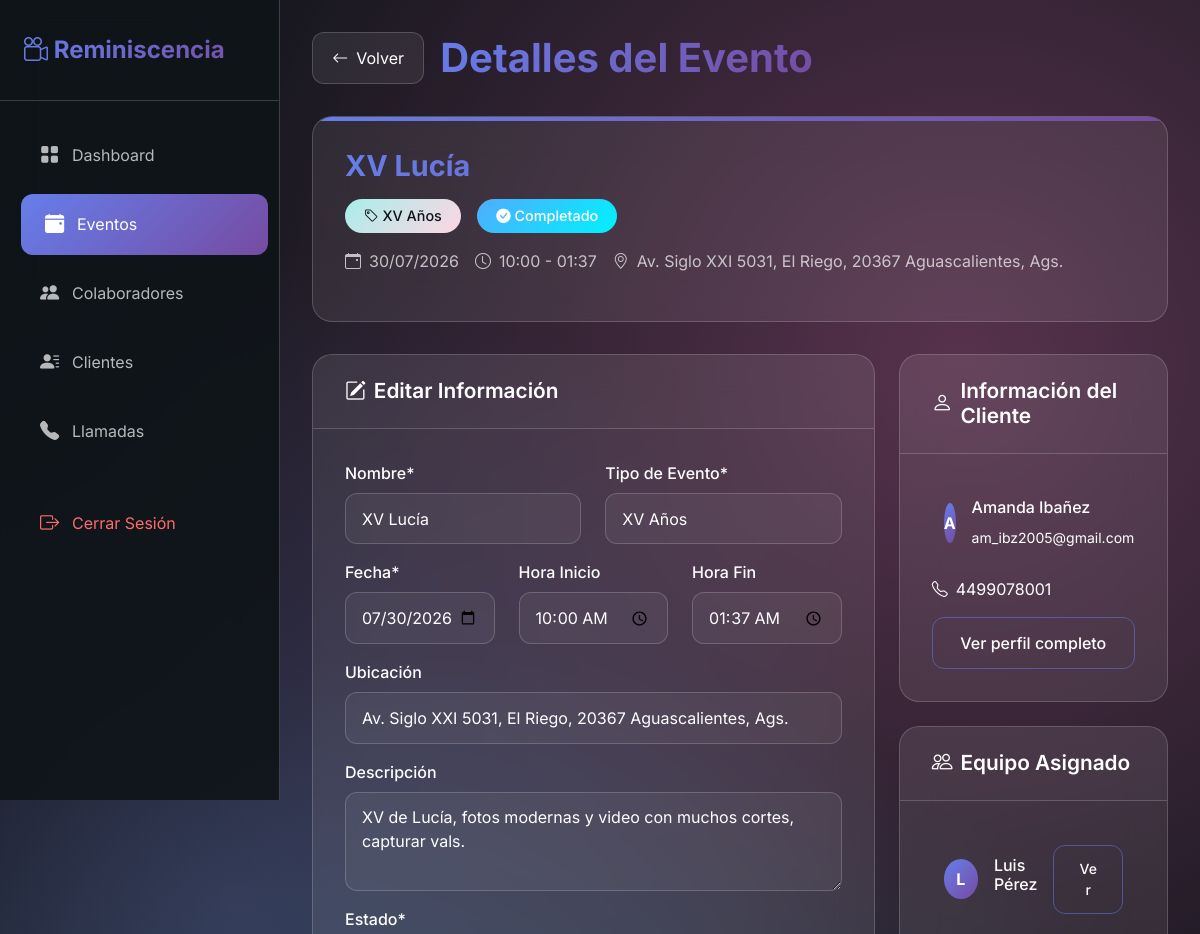
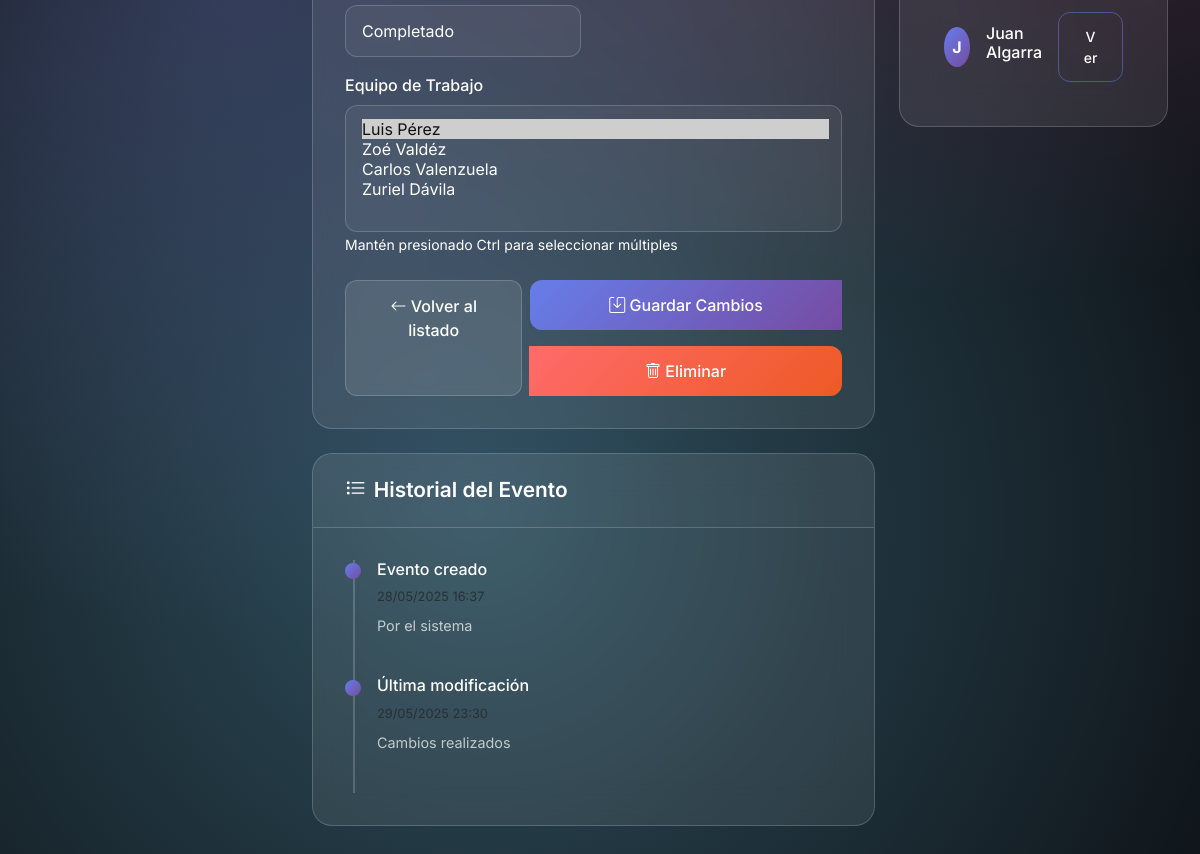
Screenshot of /admin/detalles_evento.php?id=2 (signed in) with the database file from the repository (2 pictures, top to bottom).
### tables this page shows
CREATE TABLE `eventos` (
  `id` int(11) NOT NULL,
  `titulo` varchar(255) NOT NULL,
  `cliente_id` int(11) NOT NULL,
  `colaborador_id` int(11) DEFAULT NULL,
  `nombre` varchar(100) NOT NULL,
  `tipo` varchar(50) NOT NULL,
  `fecha_evento` date NOT NULL,
  `hora_inicio` time NOT NULL,
  `hora_fin` time DEFAULT NULL,
  `lugar` varchar(100) NOT NULL,
  `descripcion` text DEFAULT NULL,
  `personas_estimadas` int(11) DEFAULT NULL,
  `estado` enum('pendiente','confirmado','cancelado','completado') DEFAULT 'pendiente',
  `fecha_creacion` datetime DEFAULT current_timestamp(),
  `fecha_modificacion` timestamp NULL DEFAULT NULL
);

CREATE TABLE `usuarios` (
  `id` int(11) NOT NULL,
  `nombre` varchar(100) NOT NULL,
  `email` varchar(100) NOT NULL,
  `telefono` varchar(20) DEFAULT NULL,
  `password` varchar(255) NOT NULL,
  `rol` enum('admin','colaborador','cliente') NOT NULL,
  `tipo_colaborador` enum('fotografo','videografo','auxiliar','') DEFAULT NULL,
  `rango_colaborador` enum('I','II','III','') DEFAULT NULL,
  `fecha_registro` datetime DEFAULT current_timestamp(),
  `activo` tinyint(1) DEFAULT 1,
  `foto_id` varchar(255) DEFAULT NULL
);

### includes/auth.php (called while the page is built, shortened)
<?php
function isAdmin() {
    return isset($_SESSION['user_role']) && $_SESSION['user_role'] === 'admin';
}
?>

### admin/detalles_evento.php (the view, shortened to what this page needs)
<?php
require_once(__DIR__ . '/../includes/config.php');
require_once(__DIR__ . '/../includes/auth.php');
$evento_id = intval($_GET['id']);
$default_values = [
    'nombre' => 'Sin nombre',
    'descripcion' => '',
    'fecha_evento' => date('Y-m-d'),
    'hora_inicio' => '08:00',
    'hora_fin' => '18:00',
    'tipo' => 'otros',
    'estado' => 'pendiente',
    'lugar' => 'Ubicación no especificada',
    'fecha_creacion' => date('Y-m-d H:i:s'),
    'fecha_modificacion' => null,
    'cliente_nombre' => 'Cliente no especificado',
    'cliente_email' => '',
    'cliente_telefono' => ''
];
$estados_evento = [
    'pendiente' => 'Pendiente',
    'confirmado' => 'Confirmado',
    'en_progreso' => 'En progreso',
    'completado' => 'Completado',
    'cancelado' => 'Cancelado'
];
$tipos_evento = [
    'bodas' => 'Boda',
    'xv' => 'XV Años',
    'graduaciones' => 'Graduación',
    'corporativos' => 'Evento Corporativo',
    'otro' => 'Otro'
];
try {
    $stmt = $conn->prepare("SELECT e.*,
                           c.nombre as cliente_nombre,
                           c.email as cliente_email,
                           c.telefono as cliente_telefono
                           FROM eventos e
                           LEFT JOIN usuarios c ON e.cliente_id = c.id
                           WHERE e.id = ?");
    $stmt->execute([$evento_id]);
    $evento = $stmt->fetch(PDO::FETCH_ASSOC);
    $evento = array_merge($default_values, $evento);
    $stmt_colab = $conn->prepare("SELECT u.id, u.nombre
                                 FROM evento_colaboradores ec
                                 JOIN usuarios u ON ec.colaborador_id = u.id
                                 WHERE ec.evento_id = ?");
    $stmt_colab->execute([$evento_id]);
    $colaboradores_asignados = $stmt_colab->fetchAll(PDO::FETCH_ASSOC);
    $stmt_colaboradores = $conn->prepare("SELECT id, nombre FROM usuarios WHERE rol = 'colaborador' AND activo = 1");
    $stmt_colaboradores->execute();
    $colaboradores = $stmt_colaboradores->fetchAll(PDO::FETCH_ASSOC);
} catch (PDOException $e) {
    die("Error al obtener datos del evento: " . $e->getMessage());
}
?>
<!DOCTYPE html>
<html lang="es">
<head>
  <link href="https://cdn.jsdelivr.net/npm/bootstrap@5.3.0/dist/css/bootstrap.min.css" rel="stylesheet">
  <link rel="stylesheet" href="https://cdn.jsdelivr.net/npm/bootstrap-icons@1.11.1/font/bootstrap-icons.css">
</head>
<body>
  <nav class="sidebar" id="sidebar">
    <div class="sidebar-header">
      <div class="logo">
        <i class="bi bi-camera-reels"></i>
        Reminiscencia
      </div>
    </div>
    <div class="nav-menu">
      <div class="nav-item">
        <a href="dashboard.php" class="nav-link">
          <i class="bi bi-grid-fill"></i>
          <span>Dashboard</span>
        </a>
      </div>
      <div class="nav-item">
        <a href="gestion_eventos.php" class="nav-link active">
          <i class="bi bi-calendar-event-fill"></i>
          <span>Eventos</span>
        </a>
      </div>
      <div class="nav-item">
        <a href="gestion_colaboradores.php" class="nav-link">
          <i class="bi bi-people-fill"></i>
          <span>Colaboradores</span>
        </a>
      </div>
      <div class="nav-item">
        <a href="gestion_clientes.php" class="nav-link">
          <i class="bi bi-person-lines-fill"></i>
          <span>Clientes</span>
        </a>
      </div>
      <div class="nav-item">
        <a href="llamadas.php" class="nav-link">
          <i class="bi bi-telephone-fill"></i>
          <span>Llamadas</span>
        </a>
      </div>
      <div class="nav-item" style="margin-top: 2rem;">
        <a href="/logout.php" class="nav-link" style="color: #ff6b6b;">
          <i class="bi bi-box-arrow-right"></i>
          <span>Cerrar Sesión</span>
        </a>
      </div>
    </div>
  </nav>
  <main class="main-content">
    <div class="page-header">
      <a href="gestion_eventos.php" class="back-button">
        <i class="bi bi-arrow-left"></i>
        Volver
      </a>
      <h1>Detalles del Evento</h1>
    </div>
    <div class="event-header">
      <h2 class="event-title"><?php echo htmlspecialchars($evento['nombre']); ?></h2>
      <div class="d-flex flex-wrap align-items-center gap-3 mb-3">
        <span class="badge badge-tipo">
          <i class="bi bi-tag"></i>
          <?php echo htmlspecialchars($tipos_evento[$evento['tipo']]); ?>
        </span>
        <span class="badge badge-estado <?php echo $evento['estado']; ?>">
          <i class="bi bi-<?php
            switch($evento['estado']) {
              case 'completado': echo 'check-circle-fill'; break;
            }
          ?>"></i>
          <?php echo htmlspecialchars($estados_evento[$evento['estado']]); ?>
        </span>
      </div>
      <div class="event-meta">
        <div class="event-meta-item">
          <i class="bi bi-calendar-event"></i>
          <span><?php echo date('d/m/Y', strtotime($evento['fecha_evento'])); ?></span>
        </div>
        <div class="event-meta-item">
          <i class="bi bi-clock"></i>
          <span><?php echo substr($evento['hora_inicio'], 0, 5); ?> - <?php echo substr($evento['hora_fin'], 0, 5); ?></span>
        </div>
        <div class="event-meta-item">
          <i class="bi bi-geo-alt"></i>
          <span><?php echo htmlspecialchars($evento['lugar']); ?></span>
        </div>
      </div>
    </div>
    <div class="row">
      <div class="col-lg-8">
        <div class="card mb-4">
          <div class="card-header">
            <h3 class="card-title text-white">
              <i class="bi bi-pencil-square text-white"></i>
              Editar Información
            </h3>
          </div>
          <div class="card-body">
            <form method="POST">
              <div class="row">
                <div class="col-md-6 mb-3">
                  <label for="nombre" class="form-label">Nombre*</label>
                  <input
                    type="text"
                    class="form-control"
                    id="nombre"
                    name="nombre"
                    value="<?php echo htmlspecialchars($evento['nombre']); ?>"
                    required>
                </div>
                <div class="col-md-6 mb-3">
                  <label for="tipo_evento" class="form-label">Tipo de Evento*</label>
                  <select class="form-select" id="tipo_evento" name="tipo_evento" required>
                    <?php foreach ($tipos_evento as $valor => $texto): ?>
                      <option class= "text-dark"value="<?php echo htmlspecialchars($valor); ?>"
                        <?php echo ($evento['tipo'] === $valor) ? 'selected' : ''; ?>>
                        <?php echo htmlspecialchars($texto); ?>
                      </option>
                    <?php endforeach; ?>
                  </select>
                </div>
              </div>
              <div class="row">
                <div class="col-md-4 mb-3 text-white">
                  <label for="fecha_evento" class="form-label">Fecha*</label>
                  <input type="date" class="form-control" id="fecha_evento" name="fecha_evento"
                         value="<?php echo htmlspecialchars($evento['fecha_evento']); ?>" required>
                </div>
                <div class="col-md-4 mb-3">
                  <label for="hora_inicio" class="form-label">Hora Inicio</label>
                  <input type="time" class="form-control" id="hora_inicio" name="hora_inicio"
                         value="<?php echo htmlspecialchars($evento['hora_inicio']); ?>">
                </div>
                <div class="col-md-4 mb-3">
                  <label for="hora_fin" class="form-label">Hora Fin</label>
                  <input type="time" class="form-control" id="hora_fin" name="hora_fin"
                         value="<?php echo htmlspecialchars($evento['hora_fin']); ?>">
                </div>
              </div>
              <div class="mb-3">
                <label for="lugar" class="form-label">Ubicación</label>
                <input type="text" class="form-control" id="lugar" name="lugar"
                       value="<?php echo htmlspecialchars($evento['lugar']); ?>">
              </div>
              <div class="mb-3">
                <label for="descripcion" class="form-label">Descripción</label>
                <textarea class="form-control" id="descripcion" name="descripcion" rows="3"><?php
                  echo htmlspecialchars($evento['descripcion']);
                ?></textarea>
              </div>
              <div class="row">
                <div class="col-md-6 mb-3">
                  <label for="estado" class="form-label">Estado*</label>
                  <select class="form-select" id="estado" name="estado" required>
                    <?php foreach ($estados_evento as $valor => $texto): ?>
                      <option class="text-dark" value="<?php echo htmlspecialchars($valor); ?>"
                        <?php echo ($evento['estado'] === $valor) ? 'selected' : ''; ?>>
                        <?php echo htmlspecialchars($texto); ?>
                      </option>
                    <?php endforeach; ?>
                  </select>
                </div>
              </div>
              <div class="mb-3">
                <label class="form-label">Equipo de Trabajo</label>
                <select class="form-select" name="colaboradores[]" multiple size="5">
                  <?php foreach ($colaboradores as $colab): ?>
                    <option value="<?php echo htmlspecialchars($colab['id']); ?>"
                      <?php echo in_array($colab['id'], array_column($colaboradores_asignados, 'id')) ? 'selected' : ''; ?>>
                      <?php echo htmlspecialchars($colab['nombre']); ?>
                    </option>
                  <?php endforeach; ?>
                </select>
                <small class=" text-white">Mantén presionado Ctrl para seleccionar múltiples</small>
              </div>
              <div class="d-flex flex-column flex-md-row justify-content-between mt-4 gap-2">
                <a href="gestion_eventos.php" class="btn btn-secondary">
                  <i class="bi bi-arrow-left"></i> Volver al listado
                </a>
                <div class="btn-group">
                  <button type="submit" class="btn btn-primary">
                    <i class="bi bi-save"></i> Guardar Cambios
                  </button>
                  <?php if (isAdmin()): ?>
                  <a href="eliminar_evento.php?id=<?php echo $evento_id; ?>"
                     class="btn btn-danger"
                     onclick="return confirm('¿Estás seguro de eliminar este evento?')">
                    <i class="bi bi-trash"></i> Eliminar
                  </a>
                  <?php endif; ?>
                </div>
              </div>
            </form>
          </div>
        </div>
        <div class="card mb-4 text-white">
          <div class="card-header">
            <h3 class="card-title">
              <i class="bi bi-list-task"></i>
              Historial del Evento
            </h3>
          </div>
          <div class="card-body">
            <div class="timeline">
              <div class="timeline-item">
                <h6>Evento creado</h6>
                <small class="text-muted"><?php echo date('d/m/Y H:i', strtotime($evento['fecha_creacion'])); ?></small>
                <p>Por el sistema</p>
              </div>
              <?php if ($evento['fecha_modificacion']): ?>
              <div class="timeline-item">
                <h6>Última modificación</h6>
                <small class="text-muted"><?php echo date('d/m/Y H:i', strtotime($evento['fecha_modificacion'])); ?></small>
                <p>Cambios realizados</p>
              </div>
              <?php endif; ?>
            </div>
          </div>
        </div>
      </div>
      <div class="col-lg-4">
        <div class="card mb-4">
          <div class="card-header">
            <h3 class="card-title text-white">
              <i class="bi bi-person"></i>
              Información del Cliente
            </h3>
          </div>
          <div class="card-body">
            <div class="team-member text-white">
              <div class="team-member-avatar">
                <?php echo strtoupper(substr($evento['cliente_nombre'], 0, 1)); ?>
              </div>
              <div class="team-member-name">
                <h6><?php echo htmlspecialchars($evento['cliente_nombre']); ?></h6>
                <small class="text-white"><?php echo htmlspecialchars($evento['cliente_email']); ?></small>
              </div>
            </div>
            <div class="mt-3">
              <?php if (!empty($evento['cliente_telefono'])): ?>
                <div class="d-flex align-items-center gap-2 mb-2 text-white">
                  <i class="bi bi-telephone text-white"></i>
                  <span><?php echo htmlspecialchars($evento['cliente_telefono']); ?></span>
                </div>
              <?php endif; ?>
              <?php if (file_exists(__DIR__ . '/detalles_cliente.php')): ?>
                <a href="detalles_cliente.php?id=<?php echo $evento['cliente_id']; ?>" class="btn btn-outline-primary w-100 mt-2">
                  Ver perfil completo
                </a>
              <?php endif; ?>
            </div>
          </div>
        </div>
        <div class="card mb-4">
          <div class="card-header">
            <h3 class="card-title text-white">
              <i class="bi bi-people"></i>
              Equipo Asignado
            </h3>
          </div>
          <div class="card-body">
            <?php if (!empty($colaboradores_asignados)): ?>
              <div class="d-flex flex-column gap-2">
                <?php foreach ($colaboradores_asignados as $colab): ?>
                  <div class="team-member text-white">
                    <div class="team-member-avatar">
                      <?php echo strtoupper(substr($colab['nombre'], 0, 1)); ?>
                    </div>
                    <div class="team-member-name">
                      <h6><?php echo htmlspecialchars($colab['nombre']); ?></h6>
                    </div>
                    <a href="detalles_colaborador.php?id=<?php echo $colab['id']; ?>"
                       class="btn btn-sm btn-outline-primary">
                      Ver
                    </a>
                  </div>
                <?php endforeach; ?>
              </div>
            <?php else: ?>
              <p class="text-white text-center py-3">No hay colaboradores asignados a este evento.</p>
            <?php endif; ?>
          </div>
        </div>
      </div>
    </div>
  </main>
</body>
</html>

### rows the page displays
eventos: nombre "XV Lucía", tipo "XV Años", estado "Completado", fecha_evento "30/07/2026", hora_inicio "10:00", hora_fin "01:37", lugar "Av. Siglo XXI 5031, El Riego, 20367 Aguascalientes, Ags.", tipo_evento "XV Años", fecha_evento "07/30/2026", hora_inicio "10:00:00", hora_fin "01:37:00", descripcion "XV de Lucía, fotos modernas y video con muchos cortes, capturar vals.", fecha_creacion "28/05/2025 16:37", fecha_modificacion "29/05/2025 23:30", cliente.nombre "A", cliente.nombre "Amanda Ibañez", cliente.email "am_ibz2005@gmail.com", cliente.telefono "4499078001"
usuarios: nombre "L", nombre "Luis Pérez"
usuarios: nombre "J", nombre "Juan Algarra"

### other values shown
form field value "Luis Pérez ☑ / Zoé Valdéz / Carlos Valenzuela / Zuriel Dávila"
